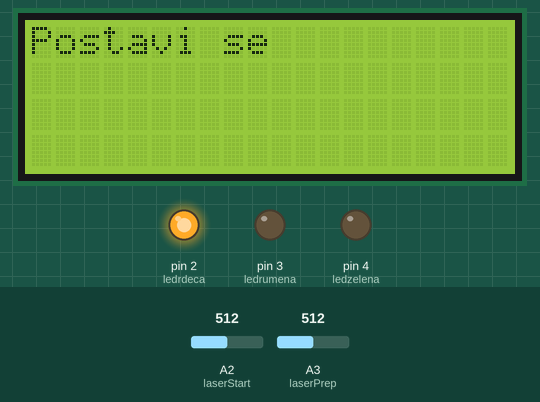
The sketch below on a simulated Arduino Uno, built with avr-gcc and run on an emulated ATmega328P. Shown: 20×4 character LCD, output pins drawn as LEDs (lit = HIGH). The test bench sets the inputs (shaded band); at power-on: A3 (laserPrep) = 512, A2 (laserStart) = 512. Random numbers use the default seed unless the sketch sets one.

Above: at 1.2 s.
1.3 s: A3 (laserPrep) set to 319
2.8 s: A3 (laserPrep) set to 293
At 3.6 s:
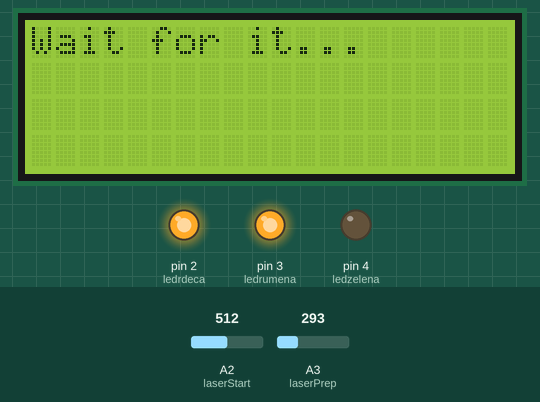
4.3 s: A2 (laserStart) set to 328
5.8 s: A2 (laserStart) set to 301
At 6.8 s:
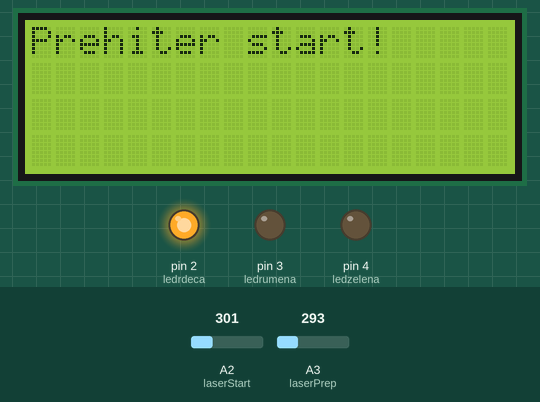
7.3 s: A2 (laserStart) set to 511
At 9.7 s:
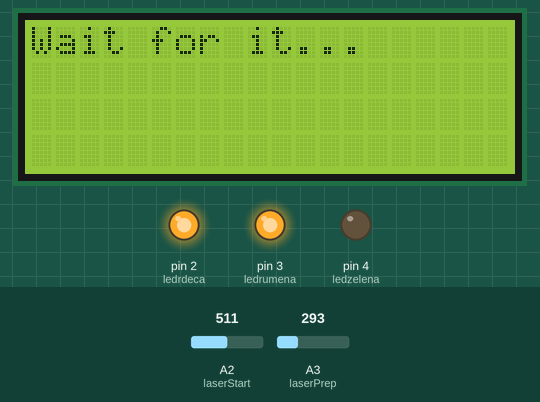
10.3 s: A2 (laserStart) set to 306
At 11.4 s:
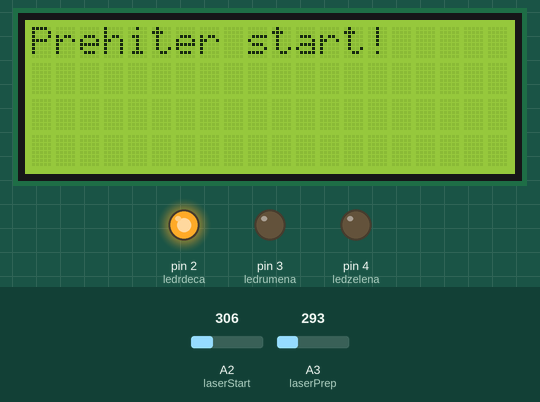
Timing chart, 0 to 12.8 s (numbered marks = the images above; inputs shaded):
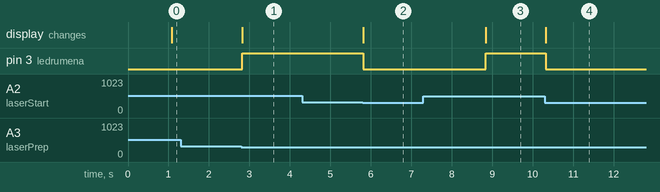

The sketch:

lap_counter_2.0_1.ino
```cpp
#include <Wire.h>
#include <LiquidCrystal_I2C.h>

LiquidCrystal_I2C lcd(0x27,20,4);  // set the LCD address to 0x27 for a 16 chars and 2 line display


float cas;
int mejaPrep = 0;
int mejaStart = 0;
unsigned long timePrep = 0;
int waitPeriod = 0;
String MyString;
int ledrdeca = 2;
int ledrumena = 3;
int ledzelena = 4;
int laserPrep = A3;
int laserStart = A2;

void setup() {
  // put your setup code here, to run once:
  pinMode(ledrdeca,OUTPUT);
  pinMode(ledrumena,OUTPUT);
  pinMode(ledzelena,OUTPUT);

  lcd.init();
  lcd.backlight();
  lcd.setCursor(0,0);
  lcd.print("Ready"); // LCD je pripravljen (ang.Ready)
  mejaPrep = analogRead(laserPrep) - 200; // postavi mejo, ko zarek sveti na senzor
  mejaStart = analogRead(laserStart) - 200;
  digitalWrite(ledrdeca,HIGH);
}

void loop() {
  lcd.setCursor(0,0);
  lcd.print("Ready");
  delay(1000);
  while (analogRead(laserStart) > mejaStart){ //če ne prekineš zarka za stopanje gre v stanje pripravljenosti
      digitalWrite(ledrdeca, HIGH);
      lcd.setCursor(0,0);
      lcd.print("Postavi se        ");
    while(analogRead(laserPrep) < mejaPrep){ //če prekineš žarek za pripravljenost se prižge rumena
      repeatStart:
      lcd.setCursor(0,0);
      lcd.print("Wait for it...   ");
      timePrep = millis();
      waitPeriod = 5000 + random(500,5000);
      digitalWrite(ledrumena,HIGH);
      while(millis() < timePrep + waitPeriod){
        if (analogRead(laserPrep) > mejaPrep || analogRead(laserStart) < mejaStart){
          lcd.clear();
          lcd.setCursor(0,0);
          lcd.print("Prehiter start!");
          digitalWrite(ledrumena, LOW);
          delay(3000); //Počakam da se tekmovalec vrne na start
          goto repeatStart;
        }
      }

      digitalWrite(ledrumena, LOW);
      digitalWrite(ledrdeca, LOW);
      digitalWrite(ledzelena, HIGH);
      if(analogRead(A0) < mejaStart){
        break;
      }
      // delay(10000);
      // digitalWrite(ledzelena, LOW);
    }
  }

  //Stopanje časa
  cas = millis();
  lcd.clear();
  lcd.setCursor(0,0);
  lcd.print("Counting...");
  while(analogRead(A0) > mejaStart){
    continue;
  }
  cas = millis() - cas;
  lcd.setCursor(0,0);
  lcd.print("Finished in :");
  lcd.setCursor(0,1);
  cas = cas/1000;
  MyString = String(cas,3) + " s";
  lcd.print(MyString);

}
```

Measured:
- the behaviour switches between 312 and 311 on A3 (laserPrep) (found by bisection; images 0 and 1)
- the behaviour switches between 312 and 311 on A2 (laserStart) (found by bisection; images 1 and 2)
- after the input at 1.3 s, every drawn part: stays the same
- after the input at 2.8 s, pin 3 (ledrumena): LOW → HIGH at once; the display: changes at once (image 1)
- after the input at 4.3 s, every drawn part: stays the same
- after the input at 5.8 s, pin 3 (ledrumena): HIGH → LOW at once; the display: changes at once (image 2)
- after the input at 7.3 s, the display: changes after 1.5 s (image 3)
- after the input at 10.3 s, pin 3 (ledrumena): HIGH → LOW at once; the display: changes at once (image 4)
